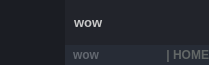
        <widget class="QFrame" name="frame_top">
         <property name="minimumSize">
          <size>
           <width>0</width>
           <height>65</height>
          </size>
         </property>
         <property name="maximumSize">
          <size>
           <width>16777215</width>
           <height>65</height>
          </size>
         </property>
         <property name="palette">
          <palette>
           <active>
            <colorrole role="Button">
             <brush brushstyle="SolidPattern">
              <color alpha="0">
               <red>0</red>
               <green>0</green>
               <blue>0</blue>
              </color>
             </brush>
            </colorrole>
            <colorrole role="Base">
             <brush brushstyle="SolidPattern">
              <color alpha="0">
               <red>0</red>
               <green>0</green>
               <blue>0</blue>
              </color>
             </brush>
            </colorrole>
            <colorrole role="Window">
             <brush brushstyle="SolidPattern">
              <color alpha="0">
               <red>0</red>
               <green>0</green>
               <blue>0</blue>
              </color>
             </brush>
            </colorrole>
           </active>
           <inactive>
            <colorrole role="Button">
             <brush brushstyle="SolidPattern">
              <color alpha="0">
               <red>0</red>
               <green>0</green>
               <blue>0</blue>
              </color>
             </brush>
            </colorrole>
            <colorrole role="Base">
             <brush brushstyle="SolidPattern">
              <color alpha="0">
               <red>0</red>
               <green>0</green>
               <blue>0</blue>
              </color>
             </brush>
            </colorrole>
            <colorrole role="Window">
             <brush brushstyle="SolidPattern">
              <color alpha="0">
               <red>0</red>
               <green>0</green>
               <blue>0</blue>
              </color>
             </brush>
            </colorrole>
           </inactive>
           <disabled>
            <colorrole role="Button">
             <brush brushstyle="SolidPattern">
              <color alpha="0">
               <red>0</red>
               <green>0</green>
               <blue>0</blue>
              </color>
             </brush>
            </colorrole>
            <colorrole role="Base">
             <brush brushstyle="SolidPattern">
              <color alpha="0">
               <red>0</red>
               <green>0</green>
               <blue>0</blue>
              </color>
             </brush>
            </colorrole>
            <colorrole role="Window">
             <brush brushstyle="SolidPattern">
              <color alpha="0">
               <red>0</red>
               <green>0</green>
               <blue>0</blue>
              </color>
             </brush>
            </colorrole>
           </disabled>
          </palette>
         </property>
         <property name="styleSheet">
          <string notr="true">background-color: transparent;</string>
         </property>
         <layout class="QHBoxLayout" name="horizontalLayout_3">
          <property name="spacing">
           <number>0</number>
          </property>
          <property name="leftMargin">
           <number>0</number>
          </property>
          <property name="topMargin">
           <number>0</number>
          </property>
          <property name="rightMargin">
           <number>0</number>
          </property>
          <property name="bottomMargin">
           <number>0</number>
          </property>
          <item>
           <widget class="QFrame" name="frame_toggle">
            <property name="minimumSize">
             <size>
              <width>0</width>
              <height>65</height>
             </size>
            </property>
            <property name="maximumSize">
             <size>
              <width>70</width>
              <height>16777215</height>
             </size>
            </property>
            <property name="styleSheet">
             <string notr="true">background-color: rgb(27, 29, 35);</string>
            </property>
            <layout class="QVBoxLayout" name="verticalLayout_5" stretch="0">
             <property name="spacing">
              <number>0</number>
             </property>
             <property name="leftMargin">
              <number>0</number>
             </property>
             <property name="topMargin">
              <number>0</number>
             </property>
             <property name="rightMargin">
              <number>0</number>
             </property>
             <property name="bottomMargin">
              <number>0</number>
             </property>
             <item>
              <widget class="QPushButton" name="btn_toggle_menu">
               <property name="minimumSize">
                <size>
                 <width>65</width>
                 <height>65</height>
                </size>
               </property>
               <property name="palette">
                <palette>
                 <active>
                  <colorrole role="Button">
                   <brush brushstyle="SolidPattern">
                    <color alpha="255">
                     <red>27</red>
                     <green>29</green>
                     <blue>35</blue>
                    </color>
                   </brush>
                  </colorrole>
                  <colorrole role="Base">
                   <brush brushstyle="SolidPattern">
                    <color alpha="255">
                     <red>27</red>
                     <green>29</green>
                     <blue>35</blue>
                    </color>
                   </brush>
                  </colorrole>
                  <colorrole role="Window">
                   <brush brushstyle="SolidPattern">
                    <color alpha="255">
                     <red>27</red>
                     <green>29</green>
                     <blue>35</blue>
                    </color>
                   </brush>
                  </colorrole>
                 </active>
                 <inactive>
                  <colorrole role="Button">
                   <brush brushstyle="SolidPattern">
                    <color alpha="255">
                     <red>27</red>
                     <green>29</green>
                     <blue>35</blue>
                    </color>
                   </brush>
                  </colorrole>
                  <colorrole role="Base">
                   <brush brushstyle="SolidPattern">
                    <color alpha="255">
                     <red>27</red>
                     <green>29</green>
                     <blue>35</blue>
                    </color>
                   </brush>
                  </colorrole>
                  <colorrole role="Window">
                   <brush brushstyle="SolidPattern">
                    <color alpha="255">
                     <red>27</red>
                     <green>29</green>
                     <blue>35</blue>
                    </color>
                   </brush>
                  </colorrole>
                 </inactive>
                 <disabled>
                  <colorrole role="Button">
                   <brush brushstyle="SolidPattern">
                    <color alpha="255">
                     <red>27</red>
                     <green>29</green>
                     <blue>35</blue>
                    </color>
                   </brush>
                  </colorrole>
                  <colorrole role="Base">
                   <brush brushstyle="SolidPattern">
                    <color alpha="255">
                     <red>27</red>
                     <green>29</green>
                     <blue>35</blue>
                    </color>
                   </brush>
                  </colorrole>
                  <colorrole role="Window">
                   <brush brushstyle="SolidPattern">
                    <color alpha="255">
                     <red>27</red>
                     <green>29</green>
                     <blue>35</blue>
                    </color>
                   </brush>
                  </colorrole>
                 </disabled>
                </palette>
               </property>
               <property name="styleSheet">
                <string notr="true">QPushButton {
	background-image: url(:/icons/icons/24x24/cil-menu.png);
	background-position: center;
	background-repeat: no-reperat;
	border: none;
	background-color: rgb(27, 29, 35);
}
QPushButton:hover {
	background-color: rgb(33, 37, 43);
}
QPushButton:pressed {	
	background-color: rgb(85, 170, 255);
}</string>
               </property>
               <property name="text">
                <string/>
               </property>
               <property name="autoRepeatInterval">
                <number>0</number>
               </property>
              </widget>
             </item>
            </layout>
           </widget>
          </item>
          <item>
           <widget class="QFrame" name="frame_other">
            <property name="styleSheet">
             <string notr="true">background-color: rgba(27, 29, 35, 200)</string>
            </property>
            <layout class="QVBoxLayout" name="verticalLayout_3">
             <property name="spacing">
              <number>0</number>
             </property>
             <property name="leftMargin">
              <number>0</number>
             </property>
             <property name="topMargin">
              <number>0</number>
             </property>
             <property name="rightMargin">
              <number>0</number>
             </property>
             <property name="bottomMargin">
              <number>0</number>
             </property>
             <item>
              <widget class="QFrame" name="frame_info1">
               <property name="minimumSize">
                <size>
                 <width>0</width>
                 <height>42</height>
                </size>
               </property>
               <property name="maximumSize">
                <size>
                 <width>16777215</width>
                 <height>65</height>
                </size>
               </property>
               <property name="palette">
                <palette>
                 <active>
                  <colorrole role="Button">
                   <brush brushstyle="SolidPattern">
                    <color alpha="255">
                     <red>34</red>
                     <green>36</green>
                     <blue>43</blue>
                    </color>
                   </brush>
                  </colorrole>
                  <colorrole role="Base">
                   <brush brushstyle="SolidPattern">
                    <color alpha="255">
                     <red>34</red>
                     <green>36</green>
                     <blue>43</blue>
                    </color>
                   </brush>
                  </colorrole>
                  <colorrole role="Window">
                   <brush brushstyle="SolidPattern">
                    <color alpha="255">
                     <red>34</red>
                     <green>36</green>
                     <blue>43</blue>
                    </color>
                   </brush>
                  </colorrole>
                 </active>
                 <inactive>
                  <colorrole role="Button">
                   <brush brushstyle="SolidPattern">
                    <color alpha="255">
                     <red>34</red>
                     <green>36</green>
                     <blue>43</blue>
                    </color>
                   </brush>
                  </colorrole>
                  <colorrole role="Base">
                   <brush brushstyle="SolidPattern">
                    <color alpha="255">
                     <red>34</red>
                     <green>36</green>
                     <blue>43</blue>
                    </color>
                   </brush>
                  </colorrole>
                  <colorrole role="Window">
                   <brush brushstyle="SolidPattern">
                    <color alpha="255">
                     <red>34</red>
                     <green>36</green>
                     <blue>43</blue>
                    </color>
                   </brush>
                  </colorrole>
                 </inactive>
                 <disabled>
                  <colorrole role="Button">
                   <brush brushstyle="SolidPattern">
                    <color alpha="255">
                     <red>34</red>
                     <green>36</green>
                     <blue>43</blue>
                    </color>
                   </brush>
                  </colorrole>
                  <colorrole role="Base">
                   <brush brushstyle="SolidPattern">
                    <color alpha="255">
                     <red>34</red>
                     <green>36</green>
                     <blue>43</blue>
                    </color>
                   </brush>
                  </colorrole>
                  <colorrole role="Window">
                   <brush brushstyle="SolidPattern">
                    <color alpha="255">
                     <red>34</red>
                     <green>36</green>
                     <blue>43</blue>
                    </color>
                   </brush>
                  </colorrole>
                 </disabled>
                </palette>
               </property>
               <property name="styleSheet">
                <string notr="true">background-color: rgba(34, 36, 43)</string>
               </property>
               <property name="lineWidth">
                <number>0</number>
               </property>
               <layout class="QHBoxLayout" name="horizontalLayout_4">
                <property name="spacing">
                 <number>0</number>
                </property>
                <property name="leftMargin">
                 <number>0</number>
                </property>
                <property name="topMargin">
                 <number>0</number>
                </property>
                <property name="rightMargin">
                 <number>0</number>
                </property>
                <property name="bottomMargin">
                 <number>0</number>
                </property>
                <item>
                 <widget class="QFrame" name="frame_label_top_btns">
                  <layout class="QHBoxLayout">
                   <item>
                    <widget class="QLabel" name="label_title_bar_top">
                     <property name="font">
                      <font>
                       <family>Segoe UI</family>
                       <pointsize>10</pointsize>
                       <weight>75</weight>
                       <bold>true</bold>
                      </font>
                     </property>
                     <property name="styleSheet">
                      <string notr="true">color:#c8c8c8</string>
                     </property>
                     <property name="text">
                      <string>wow</string>
                     </property>
                    </widget>
                   </item>
                  </layout>
                 </widget>
                </item>
                <item>
                 <widget class="QFrame" name="frame_btns_right">
                  <property name="maximumSize">
                   <size>
                    <width>120</width>
                    <height>16777215</height>
                   </size>
                  </property>
                  <property name="layoutDirection">
                   <enum>Qt::RightToLeft</enum>
                  </property>
                  <layout class="QHBoxLayout" name="horizontalLayout_7">
                   <property name="spacing">
                    <number>0</number>
                   </property>
                   <property name="leftMargin">
                    <number>0</number>
                   </property>
                   <property name="topMargin">
                    <number>0</number>
                   </property>
                   <property name="rightMargin">
                    <number>0</number>
                   </property>
                   <property name="bottomMargin">
                    <number>0</number>
                   </property>
                   <item>
                    <widget class="QPushButton" name="btn_close">
                     <property name="maximumSize">
                      <size>
                       <width>40</width>
                       <height>40</height>
                      </size>
                     </property>
                     <property name="toolTip">
                      <string>close</string>
                     </property>
                     <property name="autoFillBackground">
                      <bool>false</bool>
                     </property>
                     <property name="styleSheet">
                      <string notr="true">QPushButton {	
	border: none;
	background-color: transparent;
}
QPushButton:hover {
	background-color: rgb(52, 59, 72);
}
QPushButton:pressed {	
	background-color: rgb(85, 170, 255);
}</string>
                     </property>
                     <property name="text">
                      <string/>
                     </property>
                     <property name="icon">
                      <iconset resource="resource.qrc">
                       <normaloff>:/icons/icons/16x16/cil-x.png</normaloff>
                       <normalon>:/icons/icons/16x16/cil-x.png</normalon>
                       <disabledoff>:/icons/icons/16x16/cil-x.png</disabledoff>
                       <disabledon>:/icons/icons/16x16/cil-x.png</disabledon>
                       <activeoff>:/icons/icons/16x16/cil-x.png</activeoff>
                       <activeon>:/icons/icons/16x16/cil-x.png</activeon>
                       <selectedoff>:/icons/icons/16x16/cil-x.png</selectedoff>
                       <selectedon>:/icons/icons/16x16/cil-x.png</selectedon>:/icons/icons/16x16/cil-x.png</iconset>
                     </property>
                    </widget>
                   </item>
                   <item>
                    <widget class="QPushButton" name="btn_maximize_restore">
                     <property name="maximumSize">
                      <size>
                       <width>40</width>
                       <height>40</height>
                      </size>
                     </property>
                     <property name="toolTip">
                      <string>maximize</string>
                     </property>
                     <property name="styleSheet">
                      <string notr="true">QPushButton {	
	border: none;
	background-color: transparent;
}
QPushButton:hover {
	background-color: rgb(52, 59, 72);
}
QPushButton:pressed {	
	background-color: rgb(85, 170, 255);
}</string>
                     </property>
                     <property name="text">
                      <string/>
                     </property>
                     <property name="icon">
                      <iconset>
                       <selectedon>:/icons/icons/16x16/cil-window-maximize.png</selectedon>
                      </iconset>
                     </property>
                    </widget>
                   </item>
                   <item>
                    <widget class="QPushButton" name="btn_minimize">
                     <property name="maximumSize">
                      <size>
                       <width>40</width>
                       <height>40</height>
                      </size>
                     </property>
                     <property name="toolTip">
                      <string>minimize</string>
                     </property>
                     <property name="styleSheet">
                      <string notr="true">QPushButton {	
	border: none;
	background-color: transparent;
}
QPushButton:hover {
	background-color: rgb(52, 59, 72);
}
QPushButton:pressed {	
	background-color: rgb(85, 170, 255);
}</string>
                     </property>
                     <property name="text">
                      <string/>
                     </property>
                     <property name="icon">
                      <iconset resource="resource.qrc">
                       <normaloff>:/icons/icons/16x16/cil-window-minimize.png</normaloff>:/icons/icons/16x16/cil-window-minimize.png</iconset>
                     </property>
                    </widget>
                   </item>
                  </layout>
                 </widget>
                </item>
               </layout>
              </widget>
             </item>
             <item>
              <widget class="QFrame" name="frame_info2">
               <property name="minimumSize">
                <size>
                 <width>0</width>
                 <height>20</height>
                </size>
               </property>
               <property name="maximumSize">
                <size>
                 <width>16777215</width>
                 <height>20</height>
                </size>
               </property>
               <property name="styleSheet">
                <string notr="true">background-color: rgb(39, 44, 54);</string>
               </property>
               <layout class="QHBoxLayout" name="horizontalLayout_5">
                <property name="spacing">
                 <number>0</number>
                </property>
                <property name="leftMargin">
                 <number>0</number>
                </property>
                <property name="topMargin">
                 <number>0</number>
                </property>
                <property name="rightMargin">
                 <number>0</number>
                </property>
                <property name="bottomMargin">
                 <number>0</number>
                </property>
                <item>
                 <widget class="QLabel" name="label_fileloc">
                  <property name="font">
                   <font>
                    <family>Segoe UI</family>
                    <pointsize>9</pointsize>
                    <weight>75</weight>
                    <bold>true</bold>
                   </font>
                  </property>
                  <property name="styleSheet">
                   <string notr="true">
QLabel{
color:#62676f;
marin-left:20px;
padding-left:5px;
}</string>
                  </property>
                  <property name="lineWidth">
                   <number>0</number>
                  </property>
                  <property name="text">
                   <string>wow</string>
                  </property>
                  <property name="margin">
                   <number>0</number>
                  </property>
                 </widget>
                </item>
                <item>
                 <widget class="QLabel" name="label_where">
                  <property name="palette">
                   <palette>
                    <active>
                     <colorrole role="WindowText">
                      <brush brushstyle="SolidPattern">
                       <color alpha="255">
                        <red>98</red>
                        <green>103</green>
                        <blue>102</blue>
                       </color>
                      </brush>
                     </colorrole>
                     <colorrole role="Button">
                      <brush brushstyle="SolidPattern">
                       <color alpha="255">
                        <red>39</red>
                        <green>44</green>
                        <blue>54</blue>
                       </color>
                      </brush>
                     </colorrole>
                     <colorrole role="Base">
                      <brush brushstyle="SolidPattern">
                       <color alpha="255">
                        <red>39</red>
                        <green>44</green>
                        <blue>54</blue>
                       </color>
                      </brush>
                     </colorrole>
                     <colorrole role="Window">
                      <brush brushstyle="SolidPattern">
                       <color alpha="255">
                        <red>39</red>
                        <green>44</green>
                        <blue>54</blue>
                       </color>
                      </brush>
                     </colorrole>
                    </active>
                    <inactive>
                     <colorrole role="WindowText">
                      <brush brushstyle="SolidPattern">
                       <color alpha="255">
                        <red>98</red>
                        <green>103</green>
                        <blue>102</blue>
                       </color>
                      </brush>
                     </colorrole>
                     <colorrole role="Button">
                      <brush brushstyle="SolidPattern">
                       <color alpha="255">
                        <red>39</red>
                        <green>44</green>
                        <blue>54</blue>
                       </color>
                      </brush>
                     </colorrole>
                     <colorrole role="Base">
                      <brush brushstyle="SolidPattern">
                       <color alpha="255">
                        <red>39</red>
                        <green>44</green>
                        <blue>54</blue>
                       </color>
                      </brush>
                     </colorrole>
                     <colorrole role="Window">
                      <brush brushstyle="SolidPattern">
                       <color alpha="255">
                        <red>39</red>
                        <green>44</green>
                        <blue>54</blue>
                       </color>
                      </brush>
                     </colorrole>
                    </inactive>
                    <disabled>
                     <colorrole role="WindowText">
                      <brush brushstyle="SolidPattern">
                       <color alpha="255">
                        <red>120</red>
                        <green>120</green>
                        <blue>120</blue>
                       </color>
                      </brush>
                     </colorrole>
                     <colorrole role="Button">
                      <brush brushstyle="SolidPattern">
                       <color alpha="255">
                        <red>39</red>
                        <green>44</green>
                        <blue>54</blue>
                       </color>
                      </brush>
                     </colorrole>
                     <colorrole role="Base">
                      <brush brushstyle="SolidPattern">
                       <color alpha="255">
                        <red>39</red>
                        <green>44</green>
                        <blue>54</blue>
                       </color>
                      </brush>
                     </colorrole>
                     <colorrole role="Window">
                      <brush brushstyle="SolidPattern">
                       <color alpha="255">
                        <red>39</red>
                        <green>44</green>
                        <blue>54</blue>
                       </color>
                      </brush>
                     </colorrole>
                    </disabled>
                   </palette>
                  </property>
                  <property name="font">
                   <font>
                    <family>Segoe UI</family>
                    <pointsize>9</pointsize>
                    <weight>75</weight>
                    <bold>true</bold>
                   </font>
                  </property>
                  <property name="text">
                   <string>| HOME</string>
                  </property>
                  <property name="alignment">
                   <set>Qt::AlignRight|Qt::AlignTrailing|Qt::AlignVCenter</set>
                  </property>
                  <property name="margin">
                   <number>20</number>
                  </property>
                 </widget>
                </item>
               </layout>
              </widget>
             </item>
            </layout>
           </widget>
          </item>
         </layout>
        </widget>
